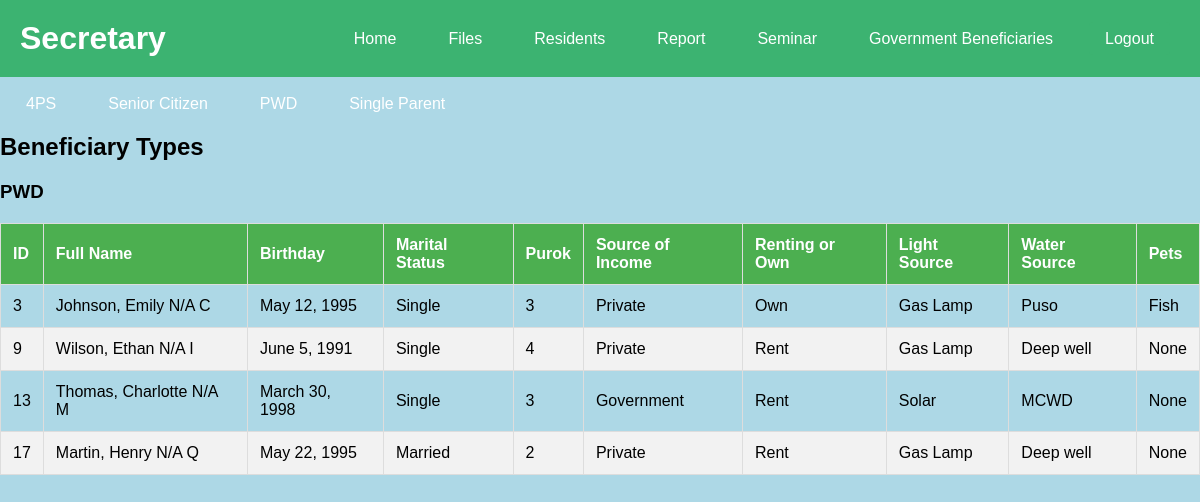
Screenshot of /secretary/benefits/viewpwd.php with the database file from the repository.
### tables this page shows
CREATE TABLE `residents` (
  `id` int(11) NOT NULL,
  `last_name` varchar(50) NOT NULL,
  `first_name` varchar(50) NOT NULL,
  `middle_name` varchar(50) DEFAULT NULL,
  `extension_name` varchar(10) DEFAULT NULL,
  `birthday` date NOT NULL,
  `age` int(11) NOT NULL,
  `marital_status` enum('Single','Married','Lived in Partner','Widower/Widow','Single Parent') NOT NULL,
  `partner_name` varchar(50) DEFAULT NULL,
  `children_count` int(11) DEFAULT NULL,
  `purok` varchar(50) NOT NULL,
  `source_of_income` enum('None','Private','Government','Driver','Business') NOT NULL,
  `company_name` varchar(100) DEFAULT NULL,
  `government_work` varchar(100) DEFAULT NULL,
  `vehicle_type` varchar(50) DEFAULT NULL,
  `business_type` varchar(100) DEFAULT NULL,
  `house_ownership` enum('Own','Rent') NOT NULL,
  `light_source` enum('MECO','Solar','Gas Lamp') NOT NULL,
  `water_source` enum('Deep well','Puso','MCWD') NOT NULL,
  `pets` varchar(100) DEFAULT NULL,
  `beneficiaries` varchar(100) DEFAULT NULL
);

### secretary/benefits/viewpwd.php (the view, shortened to what this page needs)
<?php
$host = 'localhost';
$db_name = 'gabi';
$username = 'root';
$password = '';
$conn = new mysqli($host, $username, $password, $db_name);
$sql = "SELECT * FROM residents";
$result = $conn->query($sql);
$beneficiaries = [
    'PWD' => [],
];
if ($result->num_rows > 0) {
    while ($row = $result->fetch_assoc()) {
        if (in_array($row['beneficiaries'], array_keys($beneficiaries))) {
            $beneficiaries[$row['beneficiaries']][] = $row;
        }
    }
}
?>
<!DOCTYPE html>
<html lang="en">
<head>
    <link rel="stylesheet" href="../dashboard.css">
     <link rel="stylesheet" href="index.css">
    <link rel="stylesheet" href="viewgb.css">
</head>
<body>
     <header>
        <div class="title">
            <h1>Secretary</h1>
        </div>
        <nav>
            <ul class="navbar">
                <li><a href="../dashboard.php" class="nav-link">Home</a></li>
                <li><a href="../files/index.php" class="nav-link ">Files</a></li>
                <li><a href="../residents/index.php" class="nav-link">Residents</a></li>
                <li><a href="../reports/index.php" class="nav-link">Report</a></li>
                <li><a href="../seminar/index.php" class="nav-link">Seminar</a></li>
                <li><a href="../benefits/index.php" class="nav-link">Government Beneficiaries</a></li>
                <li><a href="../logout.php" class="nav-link logout-btn">Logout</a></li>
            </ul>
        </nav>
    </header>
      <br>
       <nav>
            <ul class="navbar">
                <li><a href="view4ps.php" class="nav-link">4PS</a></li>
                <li><a href="viewsc.php" class="nav-link">Senior Citizen</a></li>
                <li><a href="viewpwd.php" class="nav-link">PWD</a></li>
                <li><a href="viewsp.php" class="nav-link">Single Parent</a></li>
            </ul>
        </nav>
    <div class="content">
        <h2>Beneficiary Types</h2>
        <?php foreach ($beneficiaries as $type => $group): ?>
            <?php if (!empty($group)):  ?>
                <h3><?php echo htmlspecialchars($type); ?></h3>
                <table>
                    <thead>
                        <tr>
                            <th>ID</th>
                            <th>Full Name</th>
                            <th>Birthday</th>
                            <th>Marital Status</th>
                            <th>Purok</th>
                            <th>Source of Income</th>
                            <th>Renting or Own</th>
                            <th>Light Source</th>
                            <th>Water Source</th>
                            <th>Pets</th>
                        </tr>
                    </thead>
                    <tbody>
                        <?php foreach ($group as $beneficiary): ?>
                            <tr>
                                <td><?php echo htmlspecialchars($beneficiary['id']); ?></td>
                                <td><?php echo htmlspecialchars($beneficiary['last_name'] . ', ' . $beneficiary['first_name'] . ' ' . $beneficiary['extension_name'] . ' ' . $beneficiary['middle_name']); ?></td>
                                <td><?php echo htmlspecialchars(date('F j, Y', strtotime($beneficiary['birthday']))); ?></td>
                                <td><?php echo htmlspecialchars($beneficiary['marital_status']); ?></td>
                                <td><?php echo htmlspecialchars($beneficiary['purok']); ?></td>
                                <td><?php echo htmlspecialchars($beneficiary['source_of_income']); ?></td>
                                <td><?php echo htmlspecialchars($beneficiary['house_ownership']); ?></td>
                                <td><?php echo htmlspecialchars($beneficiary['light_source']); ?></td>
                                <td><?php echo htmlspecialchars($beneficiary['water_source']); ?></td>
                                <td><?php echo htmlspecialchars($beneficiary['pets']); ?></td>
                            </tr>
                        <?php endforeach; ?>
                    </tbody>
                </table>
            <?php endif; ?>
        <?php endforeach; ?>
    </div>
</body>
</html>

### secretary/dashboard.css (style rules this page uses)
body { font-family: Arial, sans-serif; margin: 0; padding: 0; background-color: lightblue; }
header { display: flex; justify-content: space-between; align-items: center; background-color: mediumseagreen; padding: 20px 20px; color: white; }
.title h1 { margin: 0; }
.navbar { list-style-type: none; margin: 0; padding: 0; display: flex; }
.nav-link { color: white; text-decoration: none; padding: 8px 16px; }
.navbar li { margin: 0 10px; }
.navbar .logout-btn { color: #fff; background-color: mediumseagreen; padding: 8px 16px; border-radius: 4px; text-decoration: none; }

### secretary/benefits/viewgb.css (style rules this page uses)
table { width: 100%; border-collapse: collapse; margin-top: 20px; }
table, th, td { border: 1px solid #dddddd; }
th, td { padding: 12px; text-align: left; }
th { background-color: #4CAF50; color: white; }
tr:nth-child(even) { background-color: #f2f2f2; }

### rows the page displays
residents: id "3", last_name+first_name+extension_name "Johnson, Emily N/A C", birthday "May 12, 1995", marital_status "Single", purok "3", source_of_income "Private", house_ownership "Own", light_source "Gas Lamp", water_source "Puso", pets "Fish"
residents: id "9", last_name+first_name+extension_name "Wilson, Ethan N/A I", birthday "June 5, 1991", marital_status "Single", purok "4", source_of_income "Private", house_ownership "Rent", light_source "Gas Lamp", water_source "Deep well", pets "None"
residents: id "13", last_name+first_name+extension_name "Thomas, Charlotte N/A M", birthday "March 30, 1998", marital_status "Single", purok "3", source_of_income "Government", house_ownership "Rent", light_source "Solar", water_source "MCWD", pets "None"
residents: id "17", last_name+first_name+extension_name "Martin, Henry N/A Q", birthday "May 22, 1995", marital_status "Married", purok "2", source_of_income "Private", house_ownership "Rent", light_source "Gas Lamp", water_source "Deep well", pets "None"

### other values shown
$type "PWD"
